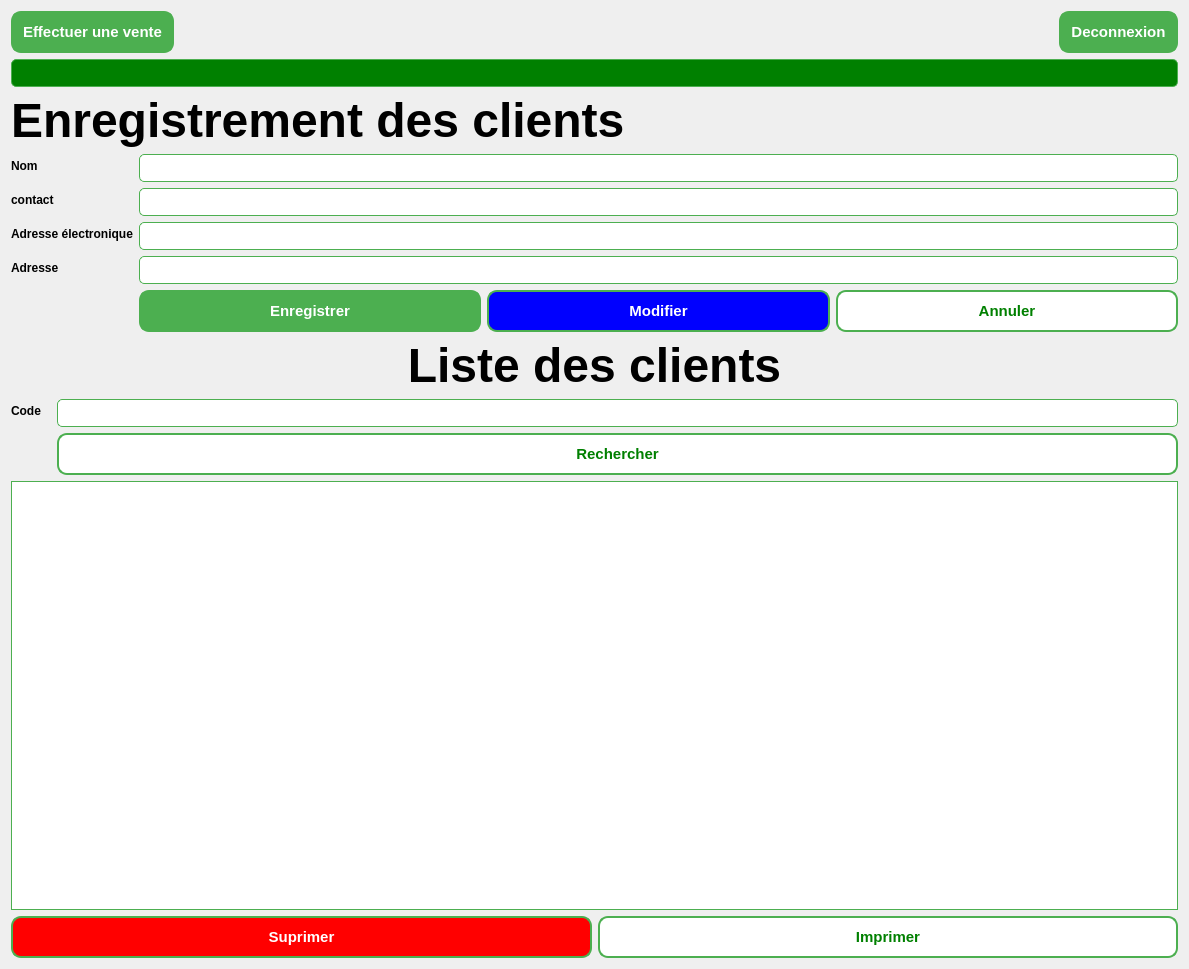
<?xml version="1.0" encoding="UTF-8"?>
<ui version="4.0">
 <class>interface_client</class>
 <widget class="QWidget" name="interface_client">
  <property name="geometry">
   <rect>
    <x>0</x>
    <y>0</y>
    <width>1189</width>
    <height>969</height>
   </rect>
  </property>
  <property name="windowTitle">
   <string>Gestion des clients</string>
  </property>
  <property name="styleSheet">
   <string notr="true">/* Style pour les QPushButton */
QPushButton {
    background-color: #4CAF50;  /* Vert */
    color: white;
    border: 2px solid #4CAF50;
    border-radius: 10px;
    padding: 10px;
	font-weight: bold;
	font-size: 15px
}

QPushButton:hover {
    background-color: #45a049;  /* Vert plus foncé */
}

QPushButton:pressed {
    background-color: #388E3C;  /* Vert encore plus foncé */
}

/* Style pour les QLineEdit */
QLineEdit {
    background-color: white;
    border: 1px solid #4CAF50;
    padding: 5px;
    border-radius: 5px;
    color: black;
}

QComboBox{
	background-color: white;
    border: 1px solid #4CAF50;
    padding: 5px;
    border-radius: 5px;
    color: black;
}

/* Style pour les QDateEdit */
QDateEdit {
    background-color: white;
    border: 1px solid #4CAF50;
    padding: 5px;
    border-radius: 5px;
    color: black;
}

/* Style pour les QSpinBox */
QSpinBox {
    background-color: white;
    border: 1px solid #4CAF50;
    padding: 5px;
    border-radius: 5px;
    color: black;
}

/* Style pour les QDoubleSpinBox */
QDoubleSpinBox {
    background-color: white;
    border: 1px solid #4CAF50;
    padding: 5px;
    border-radius: 5px;
    color: black;
}

/* Style pour le QTableView */
QTableView {
    background-color: white;
    gridline-color: #4CAF50;
    border: 1px solid #4CAF50;
	color:black;

}
QTableView:pressed {
	bacground-color:rgb(188, 188, 188);
	 gridline-color: #4CAF50;
    border: 1px solid #4CAF50;
	color:black;
}


QHeaderView::section {
    background-color: #4CAF50;
    color: white;
    padding: 4px;
    border: 1px solid #4CAF50;
}

/* Style pour les QLabel */
QLabel {
    color:black;
    font-weight: bold;
}
</string>
  </property>
  <layout class="QGridLayout" name="gridLayout">
   <item row="0" column="0">
    <layout class="QHBoxLayout" name="horizontalLayout_3">
     <item>
      <widget class="QPushButton" name="pushButton_2">
       <property name="text">
        <string>Effectuer une vente</string>
       </property>
      </widget>
     </item>
     <item>
      <spacer name="horizontalSpacer_2">
       <property name="orientation">
        <enum>Qt::Horizontal</enum>
       </property>
       <property name="sizeHint" stdset="0">
        <size>
         <width>40</width>
         <height>20</height>
        </size>
       </property>
      </spacer>
     </item>
     <item>
      <widget class="QPushButton" name="pushButton">
       <property name="text">
        <string>Deconnexion</string>
       </property>
      </widget>
     </item>
    </layout>
   </item>
   <item row="1" column="0">
    <widget class="QLineEdit" name="lineEdit">
     <property name="styleSheet">
      <string notr="true">background-color:green;</string>
     </property>
    </widget>
   </item>
   <item row="2" column="0">
    <widget class="QLabel" name="label">
     <property name="text">
      <string>&lt;html&gt;&lt;head/&gt;&lt;body&gt;&lt;p&gt;&lt;span style=&quot; font-size:36pt; font-weight:600;&quot;&gt;Enregistrement des clients&lt;/span&gt;&lt;/p&gt;&lt;/body&gt;&lt;/html&gt;</string>
     </property>
    </widget>
   </item>
   <item row="3" column="0">
    <layout class="QFormLayout" name="formLayout">
     <property name="sizeConstraint">
      <enum>QLayout::SetFixedSize</enum>
     </property>
     <item row="1" column="0">
      <widget class="QLabel" name="label_2">
       <property name="text">
        <string>Nom </string>
       </property>
      </widget>
     </item>
     <item row="1" column="1">
      <widget class="QLineEdit" name="Nom_client_lineEdit"/>
     </item>
     <item row="3" column="0">
      <widget class="QLabel" name="label_3">
       <property name="text">
        <string>contact</string>
       </property>
      </widget>
     </item>
     <item row="3" column="1">
      <widget class="QLineEdit" name="Contact_client_lineEdit"/>
     </item>
     <item row="5" column="0">
      <widget class="QLabel" name="label_4">
       <property name="text">
        <string>Adresse électronique</string>
       </property>
      </widget>
     </item>
     <item row="5" column="1">
      <widget class="QLineEdit" name="Adresse_electronique_client_lineEdit"/>
     </item>
     <item row="6" column="0">
      <widget class="QLabel" name="label_5">
       <property name="text">
        <string>Adresse</string>
       </property>
      </widget>
     </item>
     <item row="6" column="1">
      <widget class="QLineEdit" name="Adresse_client_lineEdit"/>
     </item>
     <item row="7" column="1">
      <layout class="QHBoxLayout" name="horizontalLayout">
       <item>
        <widget class="QPushButton" name="Enregistrer_pushButton">
         <property name="text">
          <string>Enregistrer</string>
         </property>
        </widget>
       </item>
       <item>
        <widget class="QPushButton" name="Modifier_pushButton">
         <property name="styleSheet">
          <string notr="true">background-color: blue;</string>
         </property>
         <property name="text">
          <string>Modifier</string>
         </property>
        </widget>
       </item>
       <item>
        <widget class="QPushButton" name="AnnulerpushButton">
         <property name="styleSheet">
          <string notr="true">background-color: white;
color: green;</string>
         </property>
         <property name="text">
          <string>Annuler</string>
         </property>
        </widget>
       </item>
      </layout>
     </item>
    </layout>
   </item>
   <item row="4" column="0">
    <widget class="QLabel" name="label_6">
     <property name="text">
      <string>&lt;html&gt;&lt;head/&gt;&lt;body&gt;&lt;p align=&quot;center&quot;&gt;&lt;span style=&quot; font-size:36pt;&quot;&gt;Liste des clients&lt;/span&gt;&lt;/p&gt;&lt;/body&gt;&lt;/html&gt;</string>
     </property>
     <property name="alignment">
      <set>Qt::AlignCenter</set>
     </property>
    </widget>
   </item>
   <item row="5" column="0">
    <layout class="QFormLayout" name="formLayout_3">
     <item row="1" column="0">
      <widget class="QLabel" name="label_7">
       <property name="text">
        <string>Code</string>
       </property>
      </widget>
     </item>
     <item row="1" column="1">
      <widget class="QLineEdit" name="code_client">
       <property name="readOnly">
        <bool>false</bool>
       </property>
      </widget>
     </item>
     <item row="2" column="1">
      <widget class="QPushButton" name="Rechercher_pushButton">
       <property name="styleSheet">
        <string notr="true">background-color: white;
color: green;</string>
       </property>
       <property name="text">
        <string>Rechercher</string>
       </property>
      </widget>
     </item>
     <item row="2" column="0">
      <spacer name="horizontalSpacer">
       <property name="orientation">
        <enum>Qt::Horizontal</enum>
       </property>
       <property name="sizeHint" stdset="0">
        <size>
         <width>40</width>
         <height>20</height>
        </size>
       </property>
      </spacer>
     </item>
    </layout>
   </item>
   <item row="6" column="0">
    <widget class="QTableView" name="tableView"/>
   </item>
   <item row="7" column="0">
    <layout class="QHBoxLayout" name="horizontalLayout_2">
     <item>
      <widget class="QPushButton" name="Suprimer_pushButton">
       <property name="styleSheet">
        <string notr="true">background-color: red;
color: white;</string>
       </property>
       <property name="text">
        <string>Suprimer</string>
       </property>
      </widget>
     </item>
     <item>
      <widget class="QPushButton" name="Imprimer_pushButton">
       <property name="styleSheet">
        <string notr="true">background-color: white;
color: green;</string>
       </property>
       <property name="text">
        <string>Imprimer</string>
       </property>
      </widget>
     </item>
    </layout>
   </item>
  </layout>
 </widget>
 <resources/>
 <connections/>
</ui>
